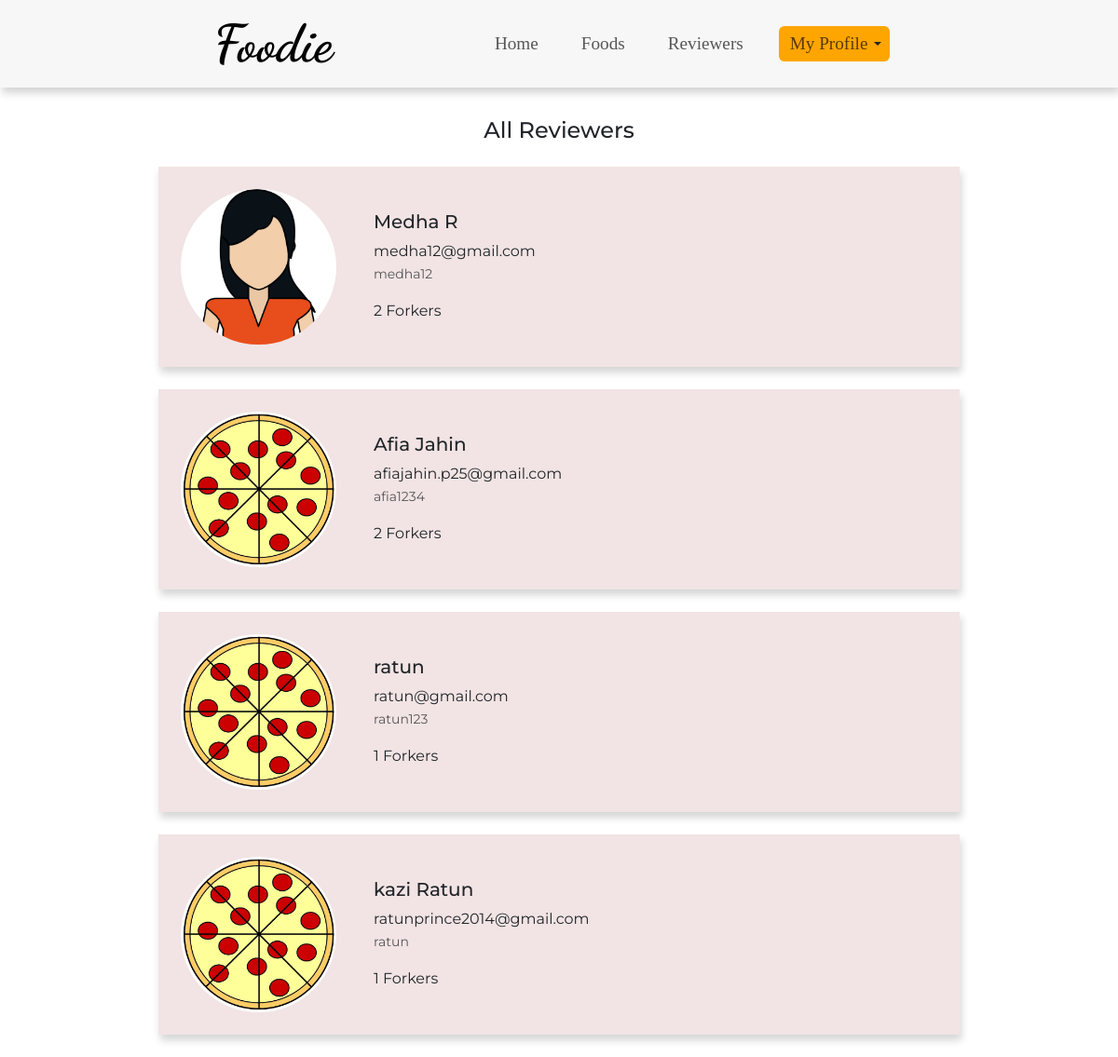
Page /php/reviewers.php on the committed database.
### tables this page shows
CREATE TABLE `food_review` (
  `rev_id` int(11) NOT NULL,
  `rev_name` varchar(255) NOT NULL,
  `email` varchar(255) NOT NULL,
  `username` varchar(255) NOT NULL,
  `image` varchar(300) NOT NULL,
  `user_id` int(11) NOT NULL,
  `food_id` int(11) NOT NULL,
  `rating` float DEFAULT NULL,
  `comment` varchar(255) DEFAULT NULL,
  `date` varchar(200) NOT NULL
);

### php/reviewers.php (the view, shortened to what this page needs)
<?php
require_once('database.php');
?>
<!DOCTYPE html>
<html lang="en">
<head>
    <link href="https://cdn.jsdelivr.net/npm/bootstrap@5.3.0-alpha1/dist/css/bootstrap.min.css" rel="stylesheet">
    <link href="https://maxcdn.bootstrapcdn.com/font-awesome/4.6.1/css/font-awesome.min.css" rel="stylesheet">
    <link rel="stylesheet" href="../css/food.css">
</head>
<body>
    <?php
    require('Navigation.php');
    ?>
    <section id="reviewer">
        <h4>All Reviewers</h4>
        <?php
        $reviewer = "SELECT `rev_id`, `rev_name`, `email`, `username`, `image`, `user_id`, COUNT(DISTINCT `forker`) as count FROM `food_review` f LEFT JOIN `forkers` o ON f.`user_id`=o.`reviewers` GROUP BY `rev_name` ORDER BY count DESC";
        $reviewer_query = mysqli_query($connect, $reviewer);
        while ($reviewer_row = mysqli_fetch_assoc($reviewer_query)) {
            if ($reviewer_row['user_id'] != $user_value['id']) {
                $data = $reviewer_row['user_id'];
                $input = ($data * 123456789);
                $encrypt = base64_encode($input);
                $link = "reviewer-detail.php?id=<?=$encrypt;?>";
            } else {
                $link = "account.php";
            }
        ?>
            <a class="p-0 m-0" style="text-decoration: none;" href="<?= $link; ?>">
                <div class="card mb-4 mx-auto" style="max-width: 860px;">
                    <div class="row g-0 align-items-center">
                        <div class="col-md-4 p-4 w-25">
                            <img src="../image/<?= $reviewer_row['image']; ?>" class="img-fluid rounded-circle" alt="...">
                        </div>
                        <div class="col-md-8">
                            <div class="card-body">
                                <h5 class="card-title text-dark"><?= $reviewer_row['rev_name']; ?></h5>
                                <p class="card-text mb-0 text-dark"><?= $reviewer_row['email']; ?></p>
                                <p class="card-text"><small class="text-body-secondary"><?= $reviewer_row['username']; ?></small></p>
                                <p class="card-text text-dark"><?= $reviewer_row['count']; ?> Forkers</p>
                            </div>
                        </div>
                    </div>
                </div>
            </a>
        <?php
        }
        ?>
    </section>
</body>
</html>

### php/Navigation.php (shortened to what this page needs)
<?php
if (isset($admin_email)) {
?>
    <nav class="navbar fixed-top navbar-expand-lg navbar-light">
        <a class="navbar-brand" href="">Foodie</a>
        <ul class="navbar-nav ms-auto">
            <li class="nav-item"><a class="nav-link" href="../php/logout.php">Log Out</a></li>
        </ul>
    </nav>
    <style>
        .navbar {
            padding: 0.35rem 230px 0.35rem 50px;
            background-color: #eafaff;
            box-shadow: 2px 6px 8px 0 rgba(22, 22, 26, 0.18);
        }
        .navbar-brand {
            font-family: 'Dancing Script', cursive;
            font-size: 3.5rem;
            font-weight: bold;
        }
        .nav-item {
            padding: 0 15px;
            background-color: #000000;
        }
        .nav-link {
            font-size: 1.2rem;
            font-family: "Montserrat-light";
            color: aliceblue;
        }
        .nav-link:hover {
            color: aliceblue;
            text-decoration: underline;
        }
        .drop-a {
            display: inline;
            padding-right: 0;
            font-size: 1.2rem;
        }
    </style>
<?php
} else {
?>
    <nav class="navbar sticky-top navbar-expand-lg navbar-light">
        <a class="navbar-brand" href="">Foodie</a>
        <div class="collapse navbar-collapse" id="navbarTogglerDemo02">
            <ul class="navbar-nav ms-auto">
                <li class="nav-item"><a class="nav-link" href="logged-home.php">Home</a></li>
                <li class="nav-item"><a class="nav-link" href="food.php">Foods</a></li>
                <li class="nav-item"><a class="nav-link" href="reviewers.php">Reviewers</a></li>
                <li class="nav-item">
                    <div class="btn-group drop-a position-relative">
                        <button class="btn btn-sm dropdown-toggle" type="button" data-bs-toggle="dropdown" aria-expanded="false">
                            <a class="nav-link" style="padding: 0px 3px; display:inline;" href="">My Profile</a></button>
                    </div>
                </li>
            </ul>
        </div>
    </nav>
<?php
}
?>

### css/food.css (style rules this page uses)
body { font-family: "Montserrat"; scroll-behavior: smooth; scroll-padding-top: 100px; }

### php/Navigation.php (style rules this page uses)
.navbar { padding: 0 230px; background-color: #f7f7f7; box-shadow: 2px 6px 8px 0 rgba(22, 22, 26, 0.18); }
.navbar-nav { align-items: center; }
.navbar-brand { font-family: 'Dancing Script', cursive; font-size: 3.5rem; font-weight: bold; }
.nav-item { padding: 0 15px; }
.nav-link { font-size: 1.2rem; font-family: "Montserrat-light"; }
.drop-a { background-color: #ffa500; }

### php/reviewers.php (style rules this page uses)
#reviewer { margin-top: 2rem; }
#reviewer h4 { text-align: center; margin-bottom: 1.5rem; }
.card { box-shadow: 2px 6px 8px 0 rgba(22, 22, 26, 0.18); background-color: rgba(231, 205, 205, 0.539); border: none; border-radius: 0; }

### rows in the picture
food_review: image (picture), rev_name "Medha R", email "medha12@gmail.com", username "medha12", count "2"
food_review: image (placeholder picture), rev_name "Afia Jahin", email "afiajahin.p25@gmail.com", username "afia1234", count "2"
food_review: image (placeholder picture), rev_name "ratun", email "ratun@gmail.com", username "ratun123", count "1"
food_review: image (placeholder picture), rev_name "kazi Ratun", email "ratunprince2014@gmail.com", username "ratun", count "1"
